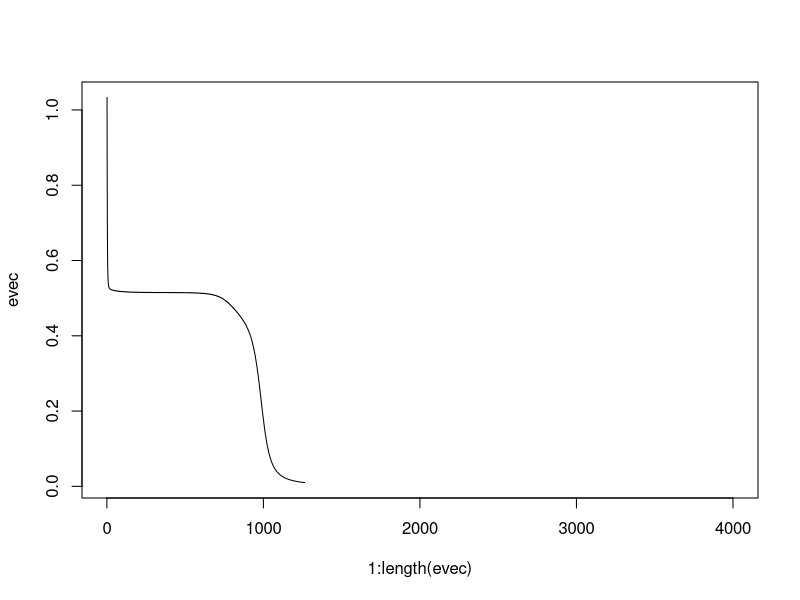

R code for this plot:
rm(list=ls())
sech2<-function(u) ((2/(exp(u)+exp(-u)))*(2/(exp(u)+exp(-u))))
x<-matrix(data=c(0,0,0,1,1,0,1,1),nrow=4,ncol=2,byrow = TRUE) #entrada da XOR (A e B Tabela verdade)
y<-matrix(data=c(0,1,1,0,1,0,0,1),nrow=4,ncol=2,byrow = TRUE) #saida da XOR (A e B Tabela verdade)
i1<-1
i4<-1
i5<-1
i8<-1
w61<-runif(1)-0.5
w62<-runif(1)-0.5
w63<-runif(1)-0.5
w72<-runif(1)-0.5
w73<-runif(1)-0.5
w74<-runif(1)-0.5
w95<-runif(1)-0.5
w96<-runif(1)-0.5
w97<-runif(1)-0.5
w106<-runif(1)-0.5
w107<-runif(1)-0.5
w108<-runif(1)-0.5
nepocas<-0
tol<-0.01
eepoca<-tol+1
N<-4
eta<-0.05
maxepocas<-4000
matproj<-matrix(nrow=4,ncol=2)
evec<-matrix(nrow=1,ncol=maxepocas)
while ((nepocas < maxepocas) && (eepoca>tol))
{
  ei2<-0
  xseq<-sample(N)
  for (i in 1:N)
  {
    irand<-xseq[i]
    xi<-x[irand,]
    yi<-y[irand,]
    i3<-xi[2]
    i2<-xi[1]
    y9<-yi[2]
    y10<-yi[1]
    
    u6<-i1*w61+i2*w62+i3*w63
    i6<-tanh(u6)
    
    u7<-i2*w72+i3*w73+i4*w74
    i7<-tanh(u7)
    
    u9<-i5*w95+i6*w96+i7*w97
    i9<-tanh(u9)
    
    u10<-i6*w106+i7*w107+i8*w108
    i10<-tanh(u10)
    
    e9<-y9-i9
    e10<-y10-i10
    
    d9<-e9*sech2(u9)
    d10<-e10*sech2(u10)
    
    dw95<-eta*d9*i5
    dw96<-eta*d9*i6
    dw97<-eta*d9*i7
    
    dw106<-eta*d10*i6
    dw107<-eta*d10*i7
    dw108<-eta*d10*i8
    
    d6<-sech2(u6)*(d9*w96+d10*w106)
    dw61<-eta*d6*i1
    dw62<-eta*d6*i2
    dw63<-eta*d6*i3
    
    d7<-sech2(u7)*(d9*w97+d10*w107)
    dw72<-eta*d7*i2
    dw73<-eta*d7*i3
    dw74<-eta*d7*i4
    
    w95<-w95+dw95
    w96<-w96+dw96
    w97<-w97+dw97
    
    w106<-w106+dw106
    w107<-w107+dw107
    w108<-w108+dw108
    
    w61<-w61+dw61
    w62<-w62+dw62
    w63<-w63+dw63
    
    w72<-w72+dw72
    w73<-w73+dw73
    w74<-w74+dw74
    
    ei2<-ei2+(e9*e9+e10*e10)
    matproj[irand,1]<-i6
    matproj[irand,2]<-i7
    
  }
  


  #
  # Number of epochs.
  print(nepocas)
  nepocas<-nepocas+1
  evec[nepocas]<-ei2/N
  # Error per epoch.
  eepoca<-evec[nepocas]
}





plot(1:length(evec),evec,type='l')
yhatmat<-matrix(nrow=4,ncol=2)
for (i in 1:N)
{
  xi<-x[i,]
  yi<-y[i,]
  i3<-xi[2]
  i2<-xi[1]
  y9<-yi[2]
  y10<-yi[1]
  
  u6<-i1*w61+i2*w62+i3*w63
  i6<-tanh(u6)
  
  u7<-i2*w72+i3*w73+i4*w74
  i7<-tanh(u7)
  
  u9<-i5*w95+i6*w96+i7*w97
  i9<-tanh(u9)
  
  u10<-i6*w106+i7*w107+i8*w108
  i10<-tanh(u10)
  yhatmat[i,1]<-i10
  yhatmat[i,2]<-i9
}
print(cbind(y,yhatmat))
print(yhatmat)
